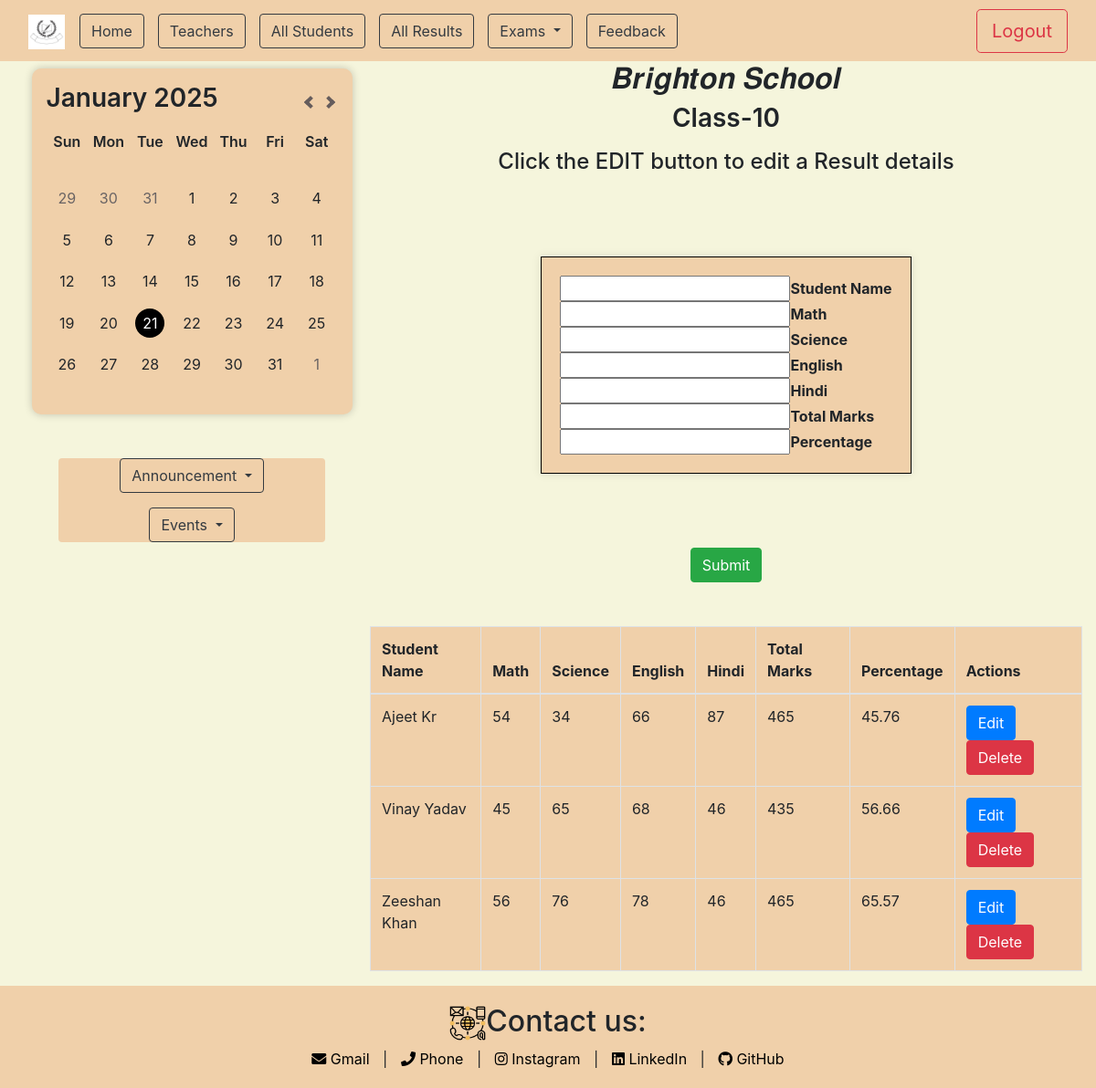
Before: /class_results/result_ten/ with the older database file.
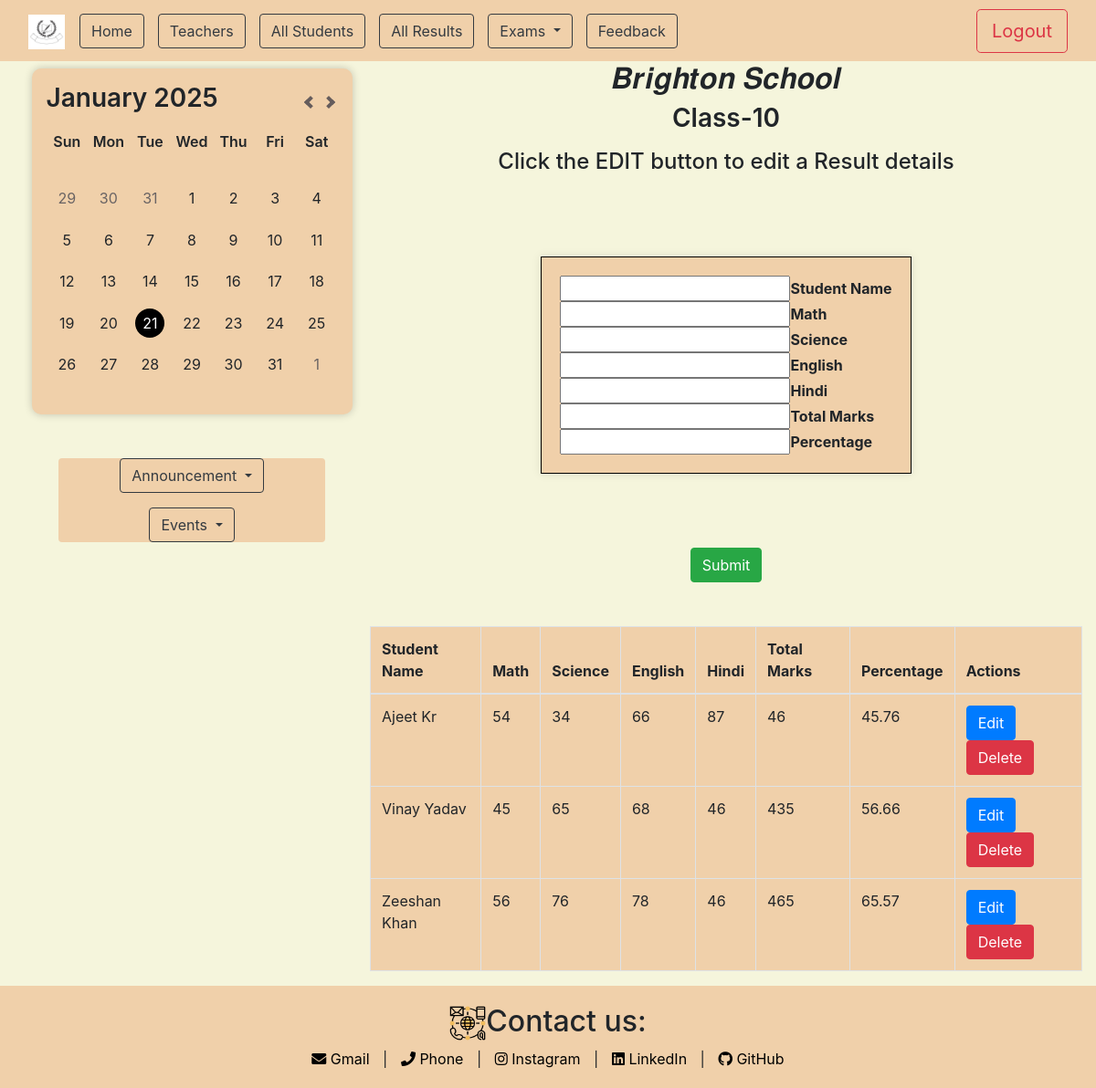
After: the same page with the newer database file.
### app/models.py (models this page shows)
class Result(models.Model):
    result_class_name = models.ForeignKey(all_results, on_delete=models.CASCADE, related_name='students_result',null=True,blank=True)
    st_name=models.CharField(max_length=100)
    Math=models.IntegerField(null=True)
    Science=models.IntegerField(null=True)
    English=models.IntegerField(null=True)
    Hindi=models.IntegerField(null=True)
    Total_marks=models.IntegerField(null=True)
    Percentage=models.FloatField(null=True)

### app/views.py (the view, shortened to what this page needs)
# urls.py: path('class_results/<slug:slug>/',views.class_results,name="class_results"),
def class_results(request, slug):
    class_instance = get_object_or_404(all_results, slug=slug)
    results = Result.objects.filter(result_class_name=class_instance)
    form = ResultForm()
    context = {'results': results, 'class_instance': class_instance, 'form': form}
    return render(request, 'app/result.html', context)

### app/forms.py
class ResultForm(forms.ModelForm):
    class Meta:
        model=Result
        fields = ['st_name', 'Math', 'Science', 'English', 'Hindi', 'Total_marks', 'Percentage']

### app/templates/app/result.html (shortened to what this page needs)
{% extends "base.html" %}
{% load static %}
{% block content %}
<div class="col-lg-8 col-md-8 col-sm-12 main-content">
    <h2 class="text-center">𝑩𝒓𝒊𝒈𝒉𝒕𝒐𝒏 𝑺𝒄𝒉𝒐𝒐𝒍</h2>
    <h3 class="text-center mb-3">{{ class_instance.result_class_name }}</h3>
    <form id="studentForm" method="POST" action="{% url 'class_results' class_instance.slug %}" novalidate>
        <h4 class="text-center fw-bolder">Click the EDIT button to edit a Result details</h4>
        <div class="container d-flex justify-content-center align-items-center" style="min-height: 50vh; min-width: 50vw;">
            <div class="box_clr" style="border: 1px solid #000; padding: 20px; box-shadow: 0 0 10px rgba(0, 0, 0, 0.1);">
                <div><input type="text" name="st_name" id="id_st_name" value=""><strong>Student Name</strong></div>
                <div><input type="text" name="Math" id="id_math" value=""><strong>Math</strong></div>
                <div><input type="text" name="Science" id="id_science" value=""><strong>Science</strong></div>
                <div><input type="text" name="English" id="id_english" value=""><strong>English</strong></div>
                <div><input type="text" name="Hindi" id="id_hindi" value=""><strong>Hindi</strong></div>
                <div><input type="text" name="Total_marks" id="id_total_marks" value=""><strong>Total Marks</strong></div>
                <div><input type="text" name="Percentage" id="id_percentage" value=""><strong>Percentage</strong></div>
            </div>
        </div>
        <button type="submit" class="btn btn-success" style="display: block; margin: 0 auto;">Submit</button>
        <table class="table table-bordered rounded box_clr mt-5">
            <thead>
                <tr>
                    <th>Student Name</th>
                    <th>Math</th>
                    <th>Science</th>
                    <th>English</th>
                    <th>Hindi</th>
                    <th>Total Marks</th>
                    <th>Percentage</th>
                    <th>Actions</th>
                </tr>
            </thead>
            <tbody>
                {% for result in results %}
                <tr id="student-{{ result.id }}">
                    <td>{{ result.st_name }}</td>
                    <td>{{ result.Math }}</td>
                    <td>{{ result.Science }}</td>
                    <td>{{ result.English }}</td>
                    <td>{{ result.Hindi }}</td>
                    <td>{{ result.Total_marks }}</td>
                    <td>{{ result.Percentage }}</td>
                    <td>
                        <button type="button" class="btn btn-primary result-edit-btn" data-id="{{ result.id }}">Edit</button>
                        <button type="button" class="btn btn-danger result-delete-btn" data-id="{{ result.id }}">Delete</button>
                    </td>
                </tr>
                {% endfor %}
            </tbody>
        </table>
    </form>
</div>
{% endblock content %}

Changed rows visible on the page:
changed Result "Ajeet Kr": Total_marks "465" → "46"
